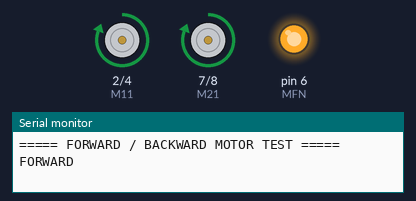
The sketch below on a simulated Arduino Uno, built with avr-gcc and run on an emulated ATmega328P. On the bench: motor-driver pin pairs drawn as motors (green arrow = first pin HIGH = forward, orange = second pin HIGH = backward, longer = more drive), output pins drawn as LEDs (lit = HIGH), the last lines printed to the serial monitor.

Above: at 1.5 s.
At 3.5 s:
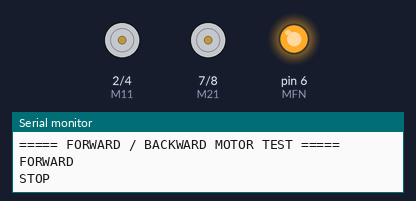
At 5.5 s:
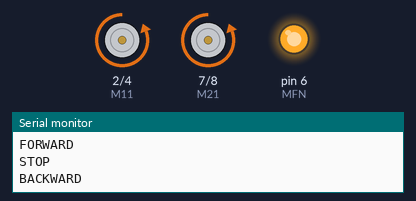
Timing chart, 0 to 10.4 s (numbered marks = the images above):
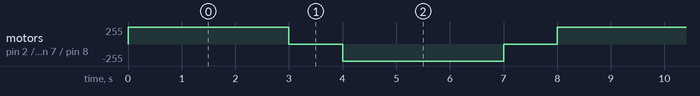

The sketch:

Practical_27.ino
```cpp
// AUTO-BOTIX Robot Car
// Practical-28 : Forward / Backward Test with Serial Monitor

#define M11 2
#define M12 4
#define MFN 6
#define M21 7
#define M22 8

void setup()
{
  Serial.begin(9600);

  pinMode(M11, OUTPUT);
  pinMode(M12, OUTPUT);
  pinMode(M21, OUTPUT);
  pinMode(M22, OUTPUT);
  pinMode(MFN, OUTPUT);

  digitalWrite(MFN, HIGH);

  Serial.println("===== FORWARD / BACKWARD MOTOR TEST =====");
}

void moveForward()
{
  Serial.println("FORWARD");

  // Left Motor Forward
  digitalWrite(M11, HIGH);
  digitalWrite(M12, LOW);

  // Right Motor Forward
  digitalWrite(M21, HIGH);
  digitalWrite(M22, LOW);
}

void moveBackward()
{
  Serial.println("BACKWARD");

  // Left Motor Reverse
  digitalWrite(M11, LOW);
  digitalWrite(M12, HIGH);

  // Right Motor Reverse
  digitalWrite(M21, LOW);
  digitalWrite(M22, HIGH);
}

void stopMotor()
{
  Serial.println("STOP");

  digitalWrite(M11, LOW);
  digitalWrite(M12, LOW);

  digitalWrite(M21, LOW);
  digitalWrite(M22, LOW);
}

void loop()
{
  moveForward();
  delay(3000);

  stopMotor();
  delay(1000);

  moveBackward();
  delay(3000);

  stopMotor();
  delay(1000);
}
```

Measured:
- by itself, motor on pin 2 (M11) / pin 4 (M12), motor on pin 7 (M21) / pin 8 (M22): repeats every 8.0 s: stopped 1.0 s, backward 255/255 3.0 s, stopped 1.0 s, forward 255/255 3.0 s
